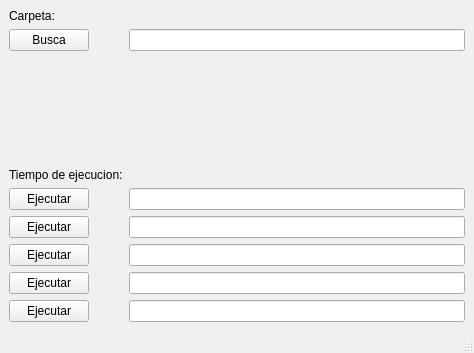
<?xml version="1.0" encoding="UTF-8"?>
<ui version="4.0">
 <class>Algoritmo2</class>
 <widget class="QMainWindow" name="Algoritmo2">
  <property name="geometry">
   <rect>
    <x>0</x>
    <y>0</y>
    <width>474</width>
    <height>353</height>
   </rect>
  </property>
  <property name="windowTitle">
   <string>MainWindow</string>
  </property>
  <widget class="QWidget" name="centralwidget">
   <layout class="QHBoxLayout" name="horizontalLayout_2">
    <item>
     <layout class="QVBoxLayout" name="verticalLayout">
      <item>
       <layout class="QFormLayout" name="formLayout">
        <item row="0" column="0">
         <widget class="QLabel" name="label">
          <property name="text">
           <string>Carpeta:</string>
          </property>
         </widget>
        </item>
        <item row="1" column="0">
         <widget class="QPushButton" name="buscarCarpeta">
          <property name="text">
           <string>Busca</string>
          </property>
         </widget>
        </item>
        <item row="1" column="1">
         <widget class="QLineEdit" name="path"/>
        </item>
        <item row="2" column="0">
         <spacer name="verticalSpacer">
          <property name="orientation">
           <enum>Qt::Vertical</enum>
          </property>
          <property name="sizeHint" stdset="0">
           <size>
            <width>20</width>
            <height>40</height>
           </size>
          </property>
         </spacer>
        </item>
        <item row="3" column="0">
         <widget class="QLabel" name="label_2">
          <property name="text">
           <string>Tiempo de ejecucion:</string>
          </property>
         </widget>
        </item>
        <item row="4" column="0">
         <widget class="QPushButton" name="tBut1">
          <property name="text">
           <string>Ejecutar</string>
          </property>
         </widget>
        </item>
        <item row="4" column="1">
         <widget class="QLineEdit" name="tText1"/>
        </item>
        <item row="5" column="0">
         <widget class="QPushButton" name="pushButton">
          <property name="text">
           <string>Ejecutar</string>
          </property>
         </widget>
        </item>
        <item row="5" column="1">
         <widget class="QLineEdit" name="lineEdit_2"/>
        </item>
        <item row="6" column="0">
         <widget class="QPushButton" name="pushButton_2">
          <property name="text">
           <string>Ejecutar</string>
          </property>
         </widget>
        </item>
        <item row="6" column="1">
         <widget class="QLineEdit" name="lineEdit"/>
        </item>
        <item row="7" column="0">
         <widget class="QPushButton" name="pushButton_3">
          <property name="text">
           <string>Ejecutar</string>
          </property>
         </widget>
        </item>
        <item row="7" column="1">
         <widget class="QLineEdit" name="lineEdit_3"/>
        </item>
        <item row="8" column="0">
         <widget class="QPushButton" name="pushButton_4">
          <property name="text">
           <string>Ejecutar</string>
          </property>
         </widget>
        </item>
        <item row="8" column="1">
         <widget class="QLineEdit" name="lineEdit_4"/>
        </item>
       </layout>
      </item>
     </layout>
    </item>
   </layout>
  </widget>
  <widget class="QMenuBar" name="menubar">
   <property name="geometry">
    <rect>
     <x>0</x>
     <y>0</y>
     <width>474</width>
     <height>21</height>
    </rect>
   </property>
  </widget>
  <widget class="QStatusBar" name="statusbar"/>
 </widget>
 <resources/>
 <connections/>
</ui>
